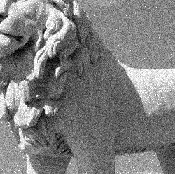
%> input picture CW1/1.png, 175 x 174 px
$ octave phaseCor.m   (GNU Octave 9; MATLAB toolbox functions it lacks are replaced by stand-ins)
%> lines starting %> are read from the running program, lines starting %| are printed output that depends on the picture
clc;
clear;

referenceFrame = rgb2gray(im2single(imread('1.png')));
%> referenceFrame: size 174x175 single; min 0, max 1, mean 0.49
currentFrame = rgb2gray(im2single(imread('2.png')));
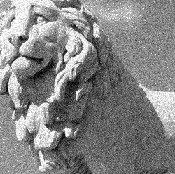
%> input picture CW1/2.png, 175 x 174 px
%> currentFrame: size 174x175 single; min 0, max 1, mean 0.519

[row, col, ~] = size(referenceFrame);
%> row = 174; col = 175

windowRow = 2 * row -1;
%> windowRow = 347
windowCol = 2 * col -1;
%> windowCol = 349

Ga = fft2(referenceFrame,windowRow,windowCol);
Gb = fft2(currentFrame,windowRow,windowCol);

GbConj = conj(Gb);
R = (Ga .* GbConj)./abs(Ga .* GbConj);
r = ifft2(R);
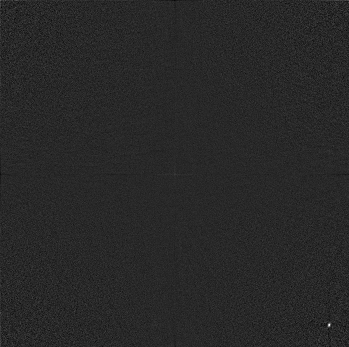
%> r: size 347x349 single; min -0.0194, max 0.103, mean 8.26e-06; drawn with min black and max white

r = fftshift(r);

subpixel = true;
%> (the run ends here)
